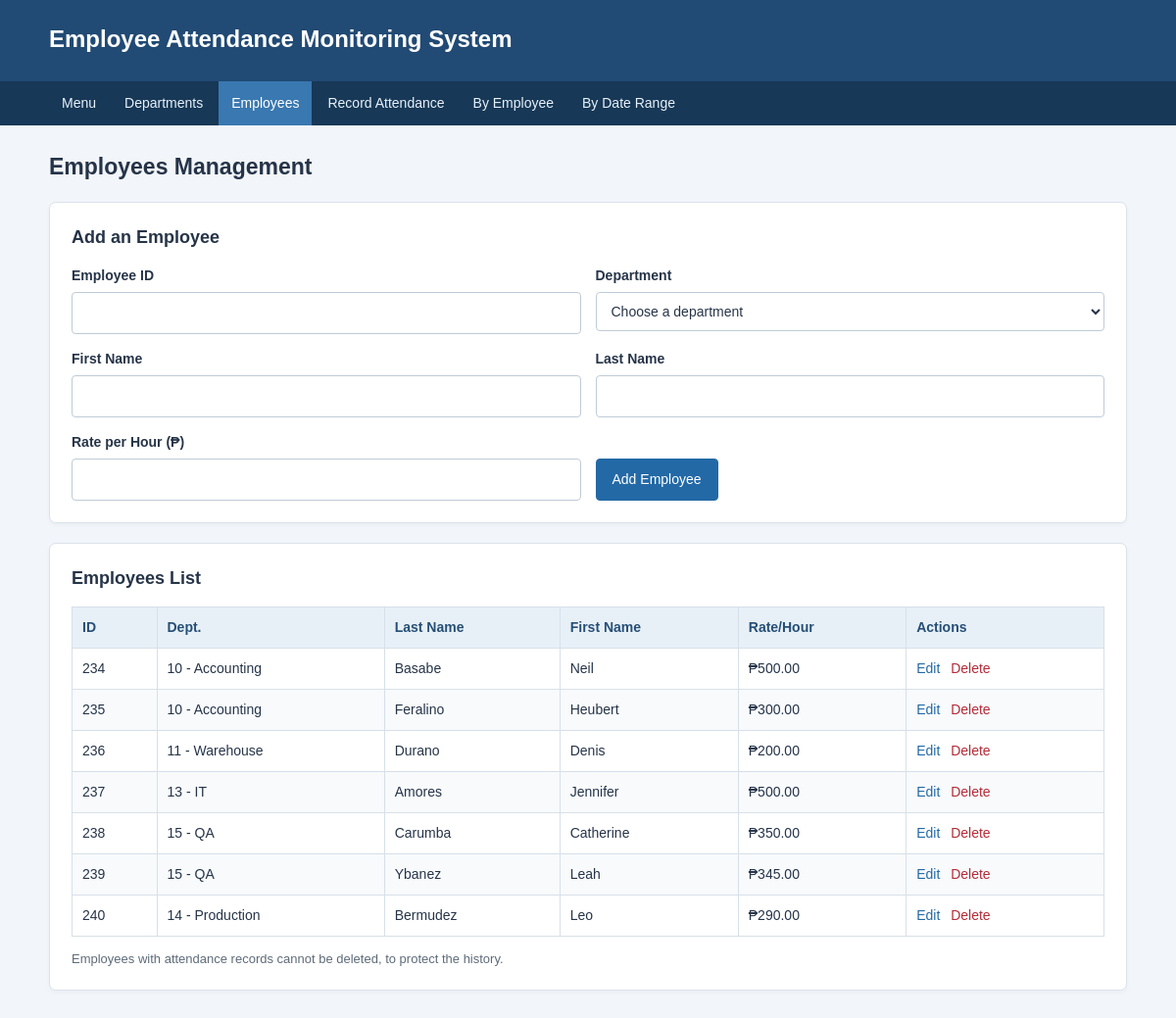
Page /employees.php on the committed database.
### tables this page shows
CREATE TABLE employees (
    empID INT PRIMARY KEY,
    depCode INT NOT NULL,
    empFName VARCHAR(100) NOT NULL,
    empLName VARCHAR(100) NOT NULL,
    empRPH DECIMAL(10,2) NOT NULL,
    FOREIGN KEY (depCode) REFERENCES departments(depCode)
        ON DELETE RESTRICT ON UPDATE RESTRICT
);

CREATE TABLE departments (
    depCode INT PRIMARY KEY,
    depName VARCHAR(100) NOT NULL,
    depHead VARCHAR(100) NOT NULL,
    depTelNo VARCHAR(30) NOT NULL
);

### employees.php (the view, shortened to what this page needs)
<?php
require 'functions.php';
$editing = null;
$employees = $pdo->query('SELECT e.*, d.depName FROM employees e JOIN departments d ON d.depCode = e.depCode ORDER BY e.empID')->fetchAll();
?>
<section class="panel">
    <h3><?= $editing ? 'Edit Employee' : 'Add an Employee' ?></h3>
    <form method="post" class="form-grid">
        <label>Employee ID
            <input type="number" name="empID" min="1" required value="<?= h($editing['empID'] ?? '') ?>" <?= $editing ? 'readonly' : '' ?>>
        </label>
        <label>Department
            <select name="depCode" required>
                <option value="">Choose a department</option>
            </select>
        </label>
        <label>First Name
            <input type="text" name="empFName" maxlength="100" required value="<?= h($editing['empFName'] ?? '') ?>">
        </label>
        <label>Last Name
            <input type="text" name="empLName" maxlength="100" required value="<?= h($editing['empLName'] ?? '') ?>">
        </label>
        <label>Rate per Hour (₱)
            <input type="number" name="empRPH" min="0" step="0.01" required value="<?= h($editing['empRPH'] ?? '') ?>">
        </label>
        <div class="form-actions">
            <button type="submit"><?= $editing ? 'Save Changes' : 'Add Employee' ?></button>
        </div>
    </form>
</section>
<section class="panel">
    <h3>Employees List</h3>
    <div class="table-wrap">
        <table>
            <thead><tr><th>ID</th><th>Dept.</th><th>Last Name</th><th>First Name</th><th>Rate/Hour</th><th>Actions</th></tr></thead>
            <tbody>
                <?php foreach ($employees as $e): ?>
                <tr>
                    <td><?= h($e['empID']) ?></td><td><?= h($e['depCode']) ?> - <?= h($e['depName']) ?></td>
                    <td><?= h($e['empLName']) ?></td><td><?= h($e['empFName']) ?></td>
                    <td>₱<?= number_format((float) $e['empRPH'], 2) ?></td>
                    <td class="actions">
                        <a href="employees.php?edit=<?= h($e['empID']) ?>">Edit</a>
                        <form method="post" onsubmit="return confirm('Delete this employee?')">
                            <button class="link-button danger" type="submit">Delete</button>
                        </form>
                    </td>
                </tr>
                <?php endforeach; ?>
            </tbody>
        </table>
    </div>
    <p class="hint">Employees with attendance records cannot be deleted, to protect the history.</p>
</section>

### style.css (style rules this page uses)
* { box-sizing: border-box; }
body { margin: 0; font-family: Arial, Helvetica, sans-serif; background: #f2f5f9; color: #263448; line-height: 1.5; }
h3 { margin: 0 0 15px; font-size: 18px; }
.panel { background: white; border: 1px solid #dbe2ea; border-radius: 7px; padding: 22px; margin-bottom: 20px; box-shadow: 0 2px 5px rgba(20, 40, 60, 0.04); }
.form-grid { display: grid; grid-template-columns: repeat(2, minmax(200px, 1fr)); gap: 15px; }
label { font-weight: bold; font-size: 14px; display: flex; flex-direction: column; gap: 6px; }
input, select { width: 100%; padding: 10px 11px; border: 1px solid #bfcbd7; border-radius: 4px; background: white; color: #263448; font: inherit; font-weight: normal; }
.form-actions { display: flex; align-items: end; gap: 10px; flex-wrap: wrap; }
button, .button { display: inline-block; padding: 10px 16px; background: #2369a6; border: 1px solid #2369a6; border-radius: 4px; color: white; font: inherit; font-size: 14px; text-align: center; text-decoration: none; cursor: pointer; }
.table-wrap { overflow-x: auto; }
table { width: 100%; border-collapse: collapse; font-size: 14px; }
th, td { border: 1px solid #d7e0e8; padding: 10px; text-align: left; vertical-align: middle; }
th { background: #e8f0f7; color: #264f76; white-space: nowrap; }
tr:nth-child(even) td { background: #f8fafc; }
.actions { white-space: nowrap; }
.actions a { color: #2369a6; text-decoration: none; margin-right: 7px; }
.actions form { display: inline-block; margin-right: 7px; }
.link-button { border: 0; background: transparent; padding: 0; color: #2369a6; font-size: 14px; }
.link-button.danger { color: #b42b37; }
.hint { color: #5e6b79; font-size: 13px; margin: 13px 0 0; }

### rows in the picture
employees: empID "234", depCode "10", depCode.depName "Accounting", empLName "Basabe", empFName "Neil", empRPH "500.00"
employees: empID "235", depCode "10", depCode.depName "Accounting", empLName "Feralino", empFName "Heubert", empRPH "300.00"
employees: empID "236", depCode "11", depCode.depName "Warehouse", empLName "Durano", empFName "Denis", empRPH "200.00"
employees: empID "237", depCode "13", depCode.depName "IT", empLName "Amores", empFName "Jennifer", empRPH "500.00"
employees: empID "238", depCode "15", depCode.depName "QA", empLName "Carumba", empFName "Catherine", empRPH "350.00"
employees: empID "239", depCode "15", depCode.depName "QA", empLName "Ybanez", empFName "Leah", empRPH "345.00"
employees: empID "240", depCode "14", depCode.depName "Production", empLName "Bermudez", empFName "Leo", empRPH "290.00"

### other values in the picture
$name "Menu"
$name "Departments"
$name "Employees"
$name "Record Attendance"
$name "By Employee"
$name "By Date Range"
$title "Employees Management"
